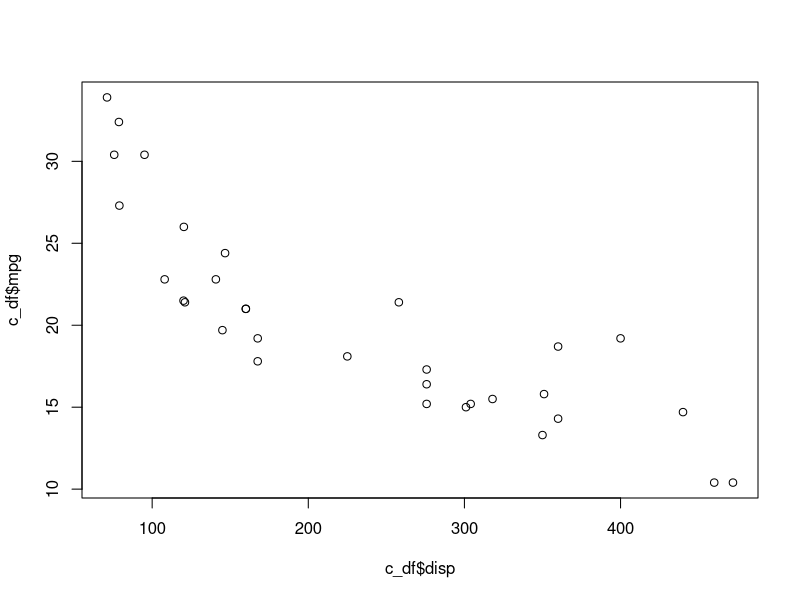
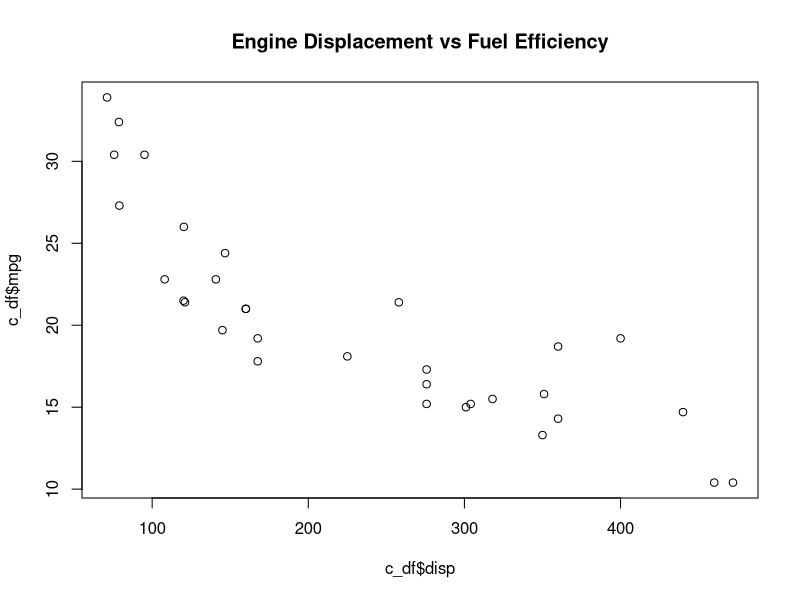
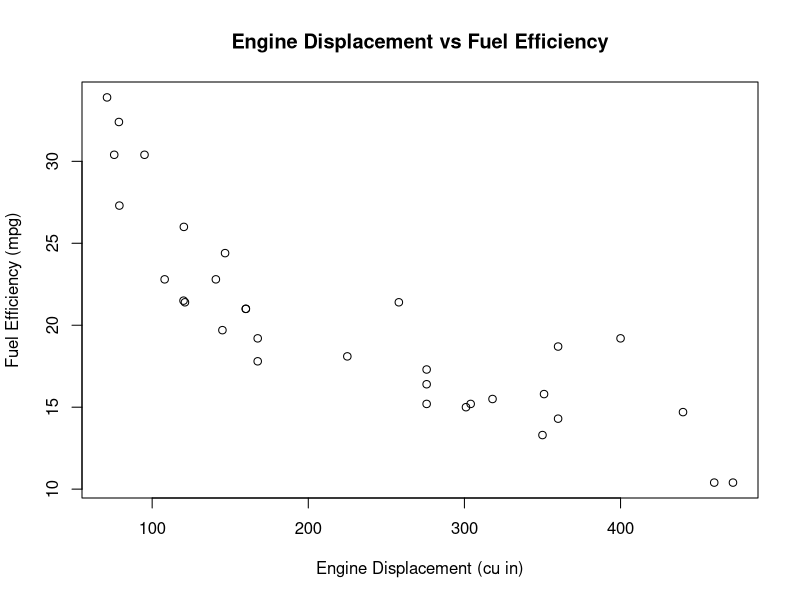
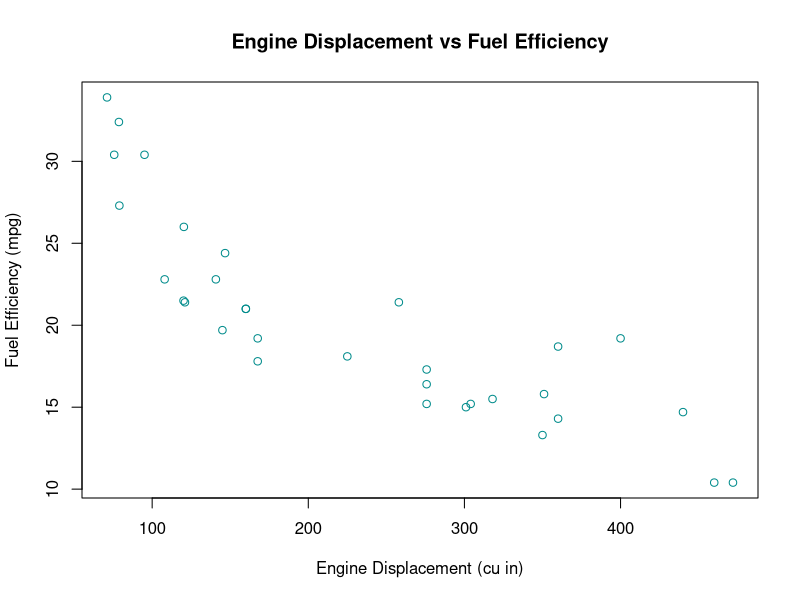
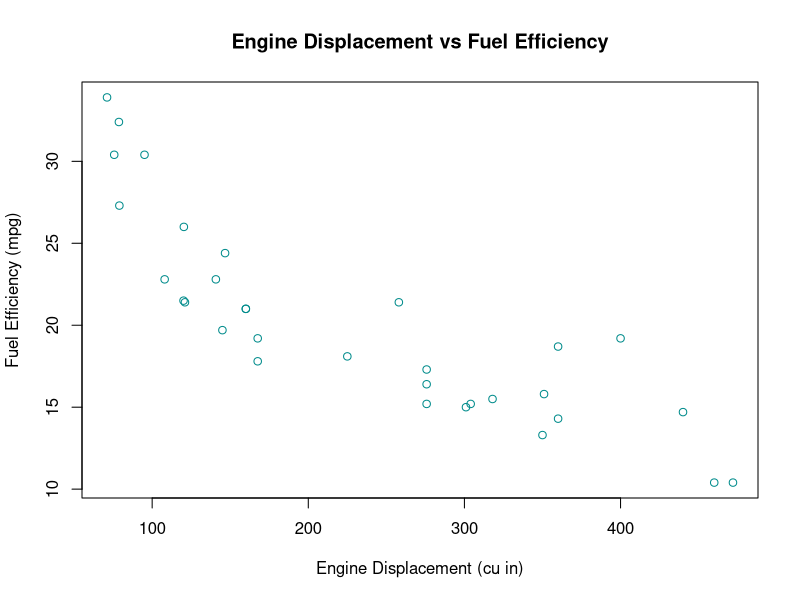
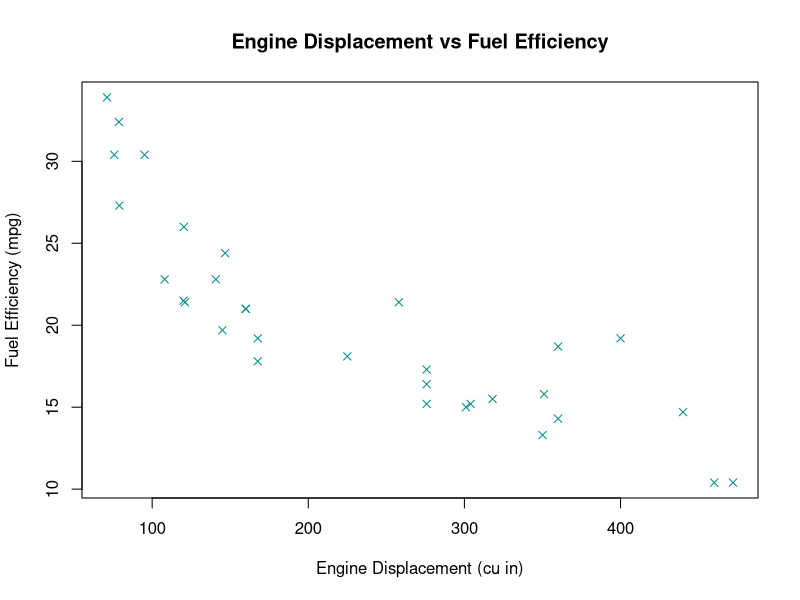
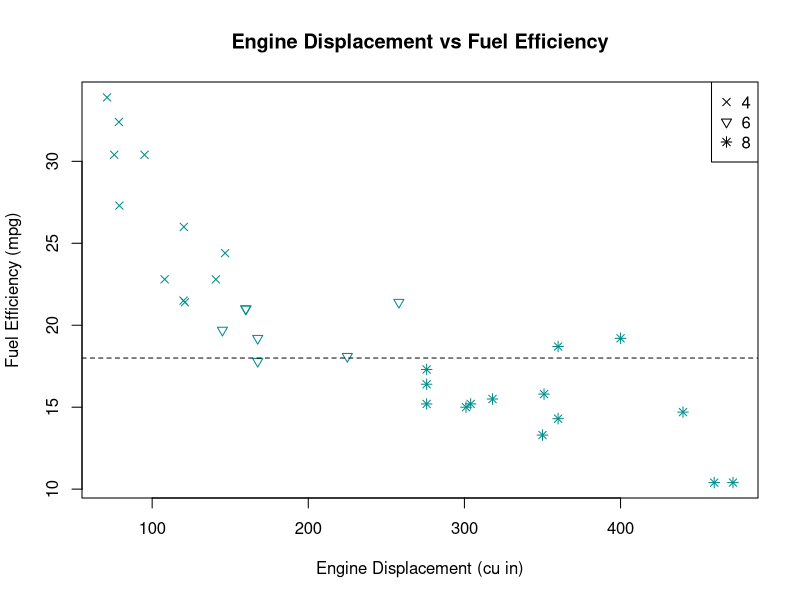
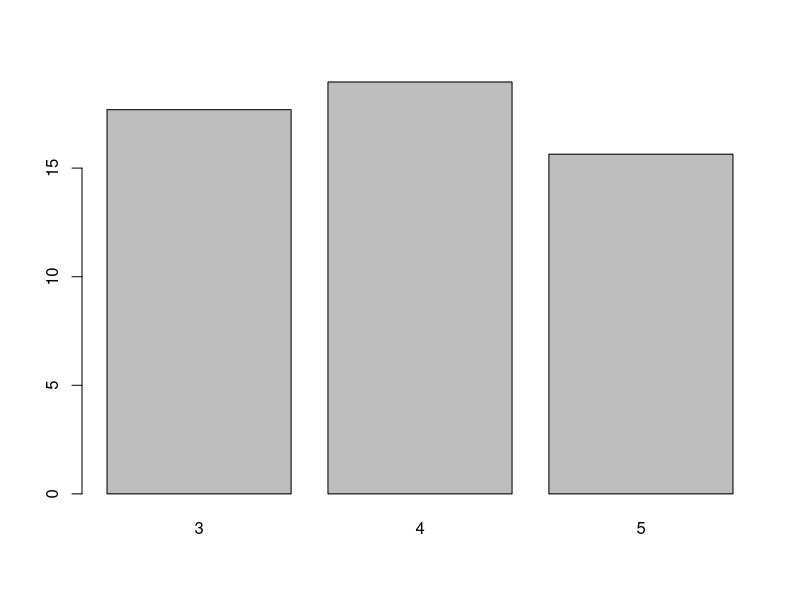

Generate these figures, in order, with R:
#### Basic Plotting (Base R) #####################################################
#### 1. Basic Scatter Plots ####
c_df <- mtcars

# Scatter Plot
plot(x = c_df$disp, y = c_df$mpg)


#### 2. Plot Customisation ####
?plot()

# Title 
plot(x = c_df$disp,
     y = c_df$mpg,
     main = "Engine Displacement vs Fuel Efficiency")


# x and y labels
plot(x = c_df$disp,
     y = c_df$mpg,
     main = "Engine Displacement vs Fuel Efficiency",
     xlab = "Engine Displacement (cu in)",
     ylab = "Fuel Efficiency (mpg)")


# Point colour
plot(x = c_df$disp,
     y = c_df$mpg,
     main = "Engine Displacement vs Fuel Efficiency",
     xlab = "Engine Displacement (cu in)",
     ylab = "Fuel Efficiency (mpg)",
     col = "darkcyan")

colors()


# Character Expression
plot(x = c_df$disp,
     y = c_df$mpg,
     main = "Engine Displacement vs Fuel Efficiency",
     xlab = "Engine Displacement (cu in)",
     ylab = "Fuel Efficiency (mpg)",
     col = "darkcyan",
     cex = 1)


# Point Character
plot(x = c_df$disp,
     y = c_df$mpg,
     main = "Engine Displacement vs Fuel Efficiency",
     xlab = "Engine Displacement (cu in)",
     ylab = "Fuel Efficiency (mpg)",
     col = "darkcyan",
     cex = 1,
     pch = 4)

plot(x = c_df$disp,
     y = c_df$mpg,
     main = "Engine Displacement vs Fuel Efficiency",
     xlab = "Engine Displacement (cu in)",
     ylab = "Fuel Efficiency (mpg)",
     col = "darkcyan",
     cex = 1,
     pch = c_df$cyl)

# Legend
legend("topright", legend = c(4,6,8), pch = c(4,6,8))


# Lines
abline(h = c(18), lty = 2)


#### 3. Different Plot Types ####
# Bar Plot
qsec_g <- aggregate(c_df$qsec, by=list(c_df$gear), FUN=mean)
colnames(qsec_g) <- c("gear", "average_qsec")

barplot(height = qsec_g$average_qsec, names.arg = c(3,4,5))

barplot(height = qsec_g$average_qsec,
        names.arg = c(3,4,5),
        main = "Mean Quarter Mile Time by Number of Gears",
        xlab = "Number of Gears",
        ylab = "Quarter Mile Time (s)",
        ylim = c(0,25),
        col = c(3,4,5))


# Histogram
hist(c_df$hp)
hist(c_df$hp, breaks = 3)

hist(c_df$hp, 
     main = "Distribution of HP for Sampled Cars",
     xlab = "hp",
     col = 4)


# Box Plot
boxplot(c_df$hp)

boxplot(c_df$hp[c_df$gear == 3],
        c_df$hp[c_df$gear == 4],
        c_df$hp[c_df$gear == 5],
        names = c(3,4,5),
        main = "Distribution of HP for Sampled Cars",
        ylab = "hp",
        col = c(3,4,5))


# Density Plot
plot(density(c_df$hp))

hist(c_df$hp, prob=TRUE)
lines(density(c_df$hp))

hist(c_df$hp,
     prob=TRUE,
     main = "Distribution of HP for Sampled Cars",
     xlab = "hp",
     col = 4)

lines(density(c_df$hp))


#### 4. Saving and Exporting Graphs ####
# Plot Viewer

# Script
jpeg("Engine Displacement vs Fuel Efficiency.jpeg", width = 480, height = 480)

plot(x = c_df$disp,
     y = c_df$mpg,
     main = "Engine Displacement vs Fuel Efficiency",
     xlab = "Engine Displacement (cu in)",
     ylab = "Fuel Efficiency (mpg)",
     col = "darkcyan",
     cex = 1,
     pch = c_df$cyl)
legend("topright", legend = c(4,6,8), pch = c(4,6,8))
abline(h = c(18), lty = 2)


dev.off()


#### Next Time #################################################################
#ggplot2
